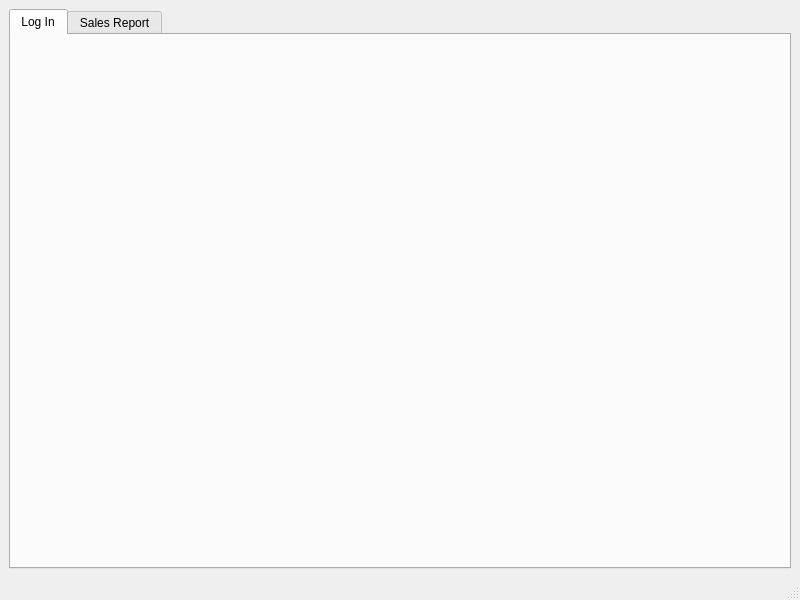
<?xml version="1.0" encoding="UTF-8"?>
<ui version="4.0">
 <class>MainWindow</class>
 <widget class="QMainWindow" name="MainWindow">
  <property name="geometry">
   <rect>
    <x>0</x>
    <y>0</y>
    <width>800</width>
    <height>600</height>
   </rect>
  </property>
  <property name="windowTitle">
   <string>MainWindow</string>
  </property>
  <widget class="QWidget" name="centralwidget">
   <layout class="QVBoxLayout" name="verticalLayout">
    <item>
     <widget class="QTabWidget" name="tabWidgetMain">
      <property name="sizePolicy">
       <sizepolicy hsizetype="Preferred" vsizetype="Preferred">
        <horstretch>0</horstretch>
        <verstretch>0</verstretch>
       </sizepolicy>
      </property>
      <property name="currentIndex">
       <number>0</number>
      </property>
      <widget class="QWidget" name="tabLogin">
       <attribute name="title">
        <string>Log In</string>
       </attribute>
       <widget class="LoginWidget" name="widgetLogin" native="true">
        <property name="geometry">
         <rect>
          <x>230</x>
          <y>30</y>
          <width>291</width>
          <height>131</height>
         </rect>
        </property>
        <layout class="QGridLayout" name="gridLayout"/>
       </widget>
      </widget>
      <widget class="QWidget" name="tabSalesReport">
       <attribute name="title">
        <string>Sales Report</string>
       </attribute>
       <layout class="QGridLayout" name="gridLayout_2">
        <item row="0" column="0">
         <widget class="SalesReportWidget" name="widgetSalesReport" native="true"/>
        </item>
       </layout>
      </widget>
     </widget>
    </item>
   </layout>
  </widget>
  <widget class="QMenuBar" name="menubar">
   <property name="geometry">
    <rect>
     <x>0</x>
     <y>0</y>
     <width>800</width>
     <height>21</height>
    </rect>
   </property>
  </widget>
  <widget class="QStatusBar" name="statusbar"/>
 </widget>
 <customwidgets>
  <customwidget>
   <class>LoginWidget</class>
   <extends>QWidget</extends>
   <header>loginwidget.h</header>
   <container>1</container>
  </customwidget>
  <customwidget>
   <class>SalesReportWidget</class>
   <extends>QWidget</extends>
   <header>salesreportwidget.h</header>
   <container>1</container>
  </customwidget>
 </customwidgets>
 <resources/>
 <connections/>
</ui>
